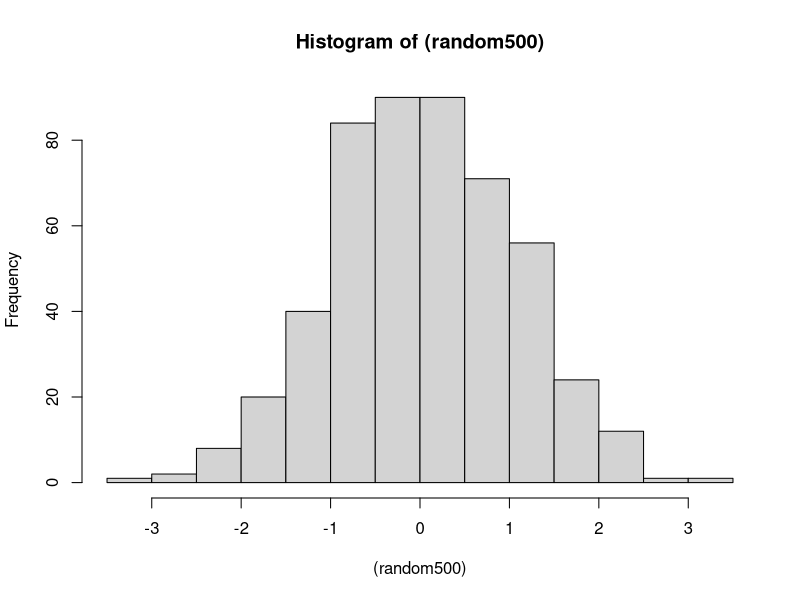

R code for this plot:
# Math Problems and notes
"
https://share.goodnotes.com/s/UV6yFGW3RimdFQDNATKvN9   
"


# Problem (A)



X1 =3
X2=-4

Y1=2
Y2=100

#slope
b = (Y1-Y2)/(X1-X2)

# intercept
a = ((Y2*X1) - (Y1*X2))  / (X1-X2)

a
b
# correct
# Problem (B)

X1 = 0
X2 = -11

Y1 = -2
Y2 = -100

#slope
b = (Y1-Y2)/(X1-X2)

# intercept
a = ((Y2*X1) - (Y1*X2))  / (X1-X2)

a
b

# correct


# Problem (C)

random500= rnorm(500)
hist((random500))
summary(random500)

# Problem (D)
# Verify that the average of tildeX equals 0 (up to numerical precision).
#Hint 1: Recall the command result <- X + 1 in intro.R.
#It performs an operation (adding one) on each element of X, and places the result in the variable result.

X = rnorm(20)
X

meanX = mean(X)

tildeX = X - meanX
tildeX
mean(tildeX)
# indeed tildeX is equals to zero

mean(tildeX) < .0001



#  Problem (E)
X = rnorm(20)

mean(X)
sd(X)

tildeX = (X - mean(X)) / (sd(X))


mean(tildeX) < .0001

# indeed smaller than .0001, we can conclude it is zero.
sd(tildeX) > 0.99999
# and the Standard deviation is 1

# Problem  (F)

X = rnorm(20)*10^10

mean(X)
sd(X)

tildeX = (X - mean(X)) / (sd(X))


mean(tildeX) < .0001
# indeed smaller than .0001, even if we repeat it with 10¨^10 times, we can conclude it is zero.

# Problem (G)


n  = 15
x = -0.5

series = x^(0:n)

# pay attention to the parenthesis at the first fraction 1-x^, when copying the formula.

(1-x^(n+1))/(x-1)

series
sum(series)








